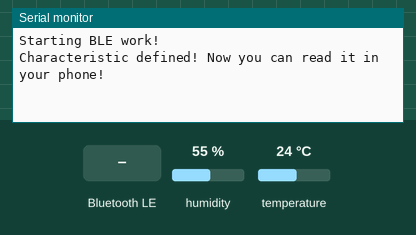
Bench run of a sketch on a simulated ESP32. Parts: the last lines printed to the serial monitor. The test bench sets the inputs (shaded band); at power-on: humidity 55 %, temperature 24 °C. Nothing arrives over Bluetooth unless stated; a phone connects over Bluetooth LE 3 s after start.

Above: at 1.2 s.
1.3 s: Bluetooth LE write "1" received
At 2.3 s:
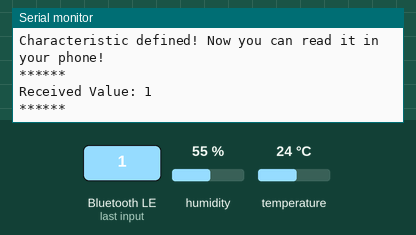
2.8 s: humidity set to 22 %
At 4.4 s:
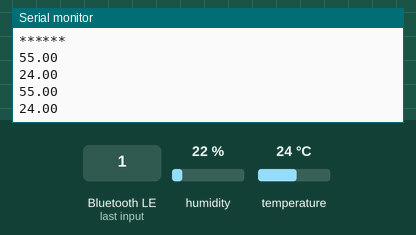
4.5 s: temperature set to 12 °C
At 5.8 s:
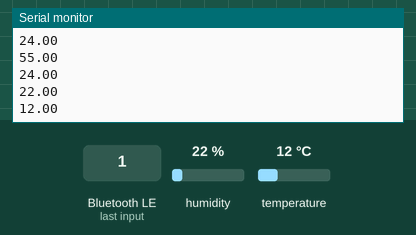
6.0 s: Bluetooth LE write "0" received
7.5 s: humidity set to 40 %
At 8.9 s:
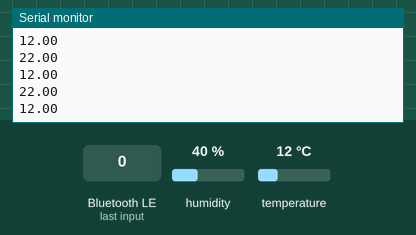
Timing chart, 0 to 10.0 s (numbered marks = the images above; inputs shaded):
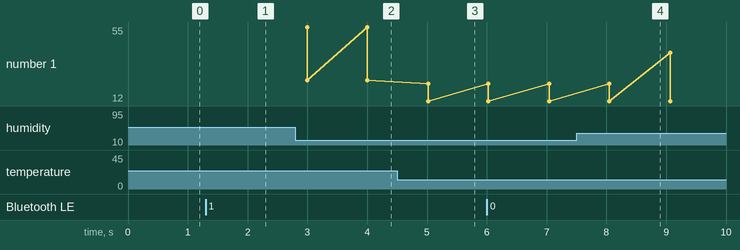

The sketch:

ESP32_BLE_Server_DHT11.ino
```cpp
#include <BLEDevice.h>
#include <BLEServer.h>
#include <BLEUtils.h>
#include <BLE2902.h>
#include <Wire.h>
#include "DHT.h"

/*
- ADC1 : ADC1_0(36번핀), ADC1_3(39번핀), ADC1_4(32번핀),

         ADC1_5(33번핀), ADC1_6(34번핀), ADC1_7(35번핀)

- ADC2 : ADC2_0(4번핀), ADC2_2(2번핀), ADC2_3(15번핀),

         ADC2_4(13번핀),  ADC2_5(12번핀), ADC2_6(14번핀),

         ADC2_7(27번핀),ADC2_8(25번핀),ADC2_9(26번핀)
*/

#define DHTPIN 15
#define DHTTYPE DHT11
#define SERVICE_UUID           "6E400001-B5A3-F393-E0A9-E50E24DCCA9E"
#define CHARACTERISTIC_UUID_RX "6E400001-B5A3-F393-E0A9-E50E24DCCA9E"
#define CHARACTERISTIC_UUID_TX "6E400001-B5A3-F393-E0A9-E50E24DCCA9E"

DHT dht(DHTPIN, DHTTYPE);
BLEServer* pServer = NULL;
BLECharacteristic* pTxCharacteristic;

unsigned long lastTime = 0;
unsigned long timerDelay = 30000;

bool deviceConnected = false;
bool oldDeviceConnected = false;

class MyServerCallbacks: public BLEServerCallbacks{
  // 클래스 맴버 함수 onConnect, onDisconnect
  void onConnect(BLEServer* pServer){
    deviceConnected = true;
  }
  void onDisconnect(BLEServer* pServer){
    deviceConnected = false;
  }
};

// ESP32 데이터를 입력받는 콜백함수
class MyCallbacks: public BLECharacteristicCallbacks{
  // 데이터 받아옴
  void onWrite(BLECharacteristic* pCharacteristic){
    // 받은 데이터를 rxValue변수에 저장
    std::string rxValue = pCharacteristic->getValue();
    //데이터가 있다면 true
    if(rxValue.length() > 0){
      Serial.println("******");
      Serial.print("Received Value: ");
      // string 출력
      for (int i = 0; i < rxValue.length(); i++)
        Serial.print(rxValue[i]);
      Serial.println();
      Serial.println("******");
    }
  }
};


void setup() {
  Serial.begin(115200);
  Serial.println("Starting BLE work!");
  BLEDevice::init("ESP32 DHT11");
  pServer = BLEDevice::createServer();
  pServer->setCallbacks(new MyServerCallbacks());
  BLEService* pService = pServer->createService(SERVICE_UUID);

  pTxCharacteristic = pService->createCharacteristic(
                        CHARACTERISTIC_UUID_TX,
                        BLECharacteristic::PROPERTY_NOTIFY
                      );
  pTxCharacteristic->addDescriptor(new BLE2902());

  BLECharacteristic* pRxCharacteristic = pService->createCharacteristic(
                                          CHARACTERISTIC_UUID_RX,
                                          BLECharacteristic::PROPERTY_WRITE
                                         );
  pRxCharacteristic->setCallbacks(new MyCallbacks());


  pService->start();
  pServer->getAdvertising()->start();
  Serial.println("Characteristic defined! Now you can read it in your phone!");
  dht.begin();
}

void loop() {
  char txBuffer[20];
  float h = dht.readHumidity();// 습도를 측정합니다.
  float t = dht.readTemperature();// 온도를 측정합니다.
  float f = dht.readTemperature(true);// 화씨 온도를 측정합니다.

  // 값 읽기에 오류가 있으면 오류를 출력합니다.
  if (isnan(h) || isnan(t) || isnan(f)) {
    Serial.println("Failed to read from DHT sensor!");
    return;
  }

  // 보정된 화씨 값을 가져옵니다.
  float hif = dht.computeHeatIndex(f, h);
  // 보정된 섭씨 값을 가져옵니다.
  float hic = dht.computeHeatIndex(t, h, false);


  // 연결상태
  if (deviceConnected){
      sprintf(txBuffer, "%d %d\n", h, t);
      Serial.println(h);
      Serial.println(t);
      // 배열은 포인터(주소)
      pTxCharacteristic->setValue((uint8_t*)txBuffer, strlen(txBuffer));
      // notify 함수, 외부로 setValue 전송
      pTxCharacteristic->notify();
      delay(1000);
  }

  // 연결 상태가 변경되었고 연결 해제된 상태
  if (!deviceConnected && oldDeviceConnected){
    delay(500);
    //advertising 시작
    pServer->startAdvertising();
    Serial.println("start advertising");
    // 이전 상태에 연결 상태 갱신
    oldDeviceConnected = deviceConnected;
  }

  // 연결 상태가 변경되었고 연결 된 상태
  if (deviceConnected && !oldDeviceConnected){
    // 이전 상태에 연결 상태 갱신
    oldDeviceConnected = deviceConnected;
  }


//  Serial.print("Humidity: ");
//  Serial.print(h);
//  Serial.print(" | ");
//  Serial.print("Temperature: ");
//  Serial.print(t);
//  Serial.print(" *C |");
//  Serial.print(f);
//  Serial.print(" *F |");
//  Serial.print("Heat index: "); //열지수, 체감온도
//  Serial.print(hic);
//  Serial.print(" *C |");
//  Serial.print(hif);
//  Serial.println(" *F");
}
```

Measured:
- after the input at 1.3 s, the serial monitor: prints a new line at once (image 1)
- after the input at 4.5 s, the serial monitor: prints a new line after 0.52 s (image 3)
- plotted number 1: 24 → 12 after the input at 4.5 s
